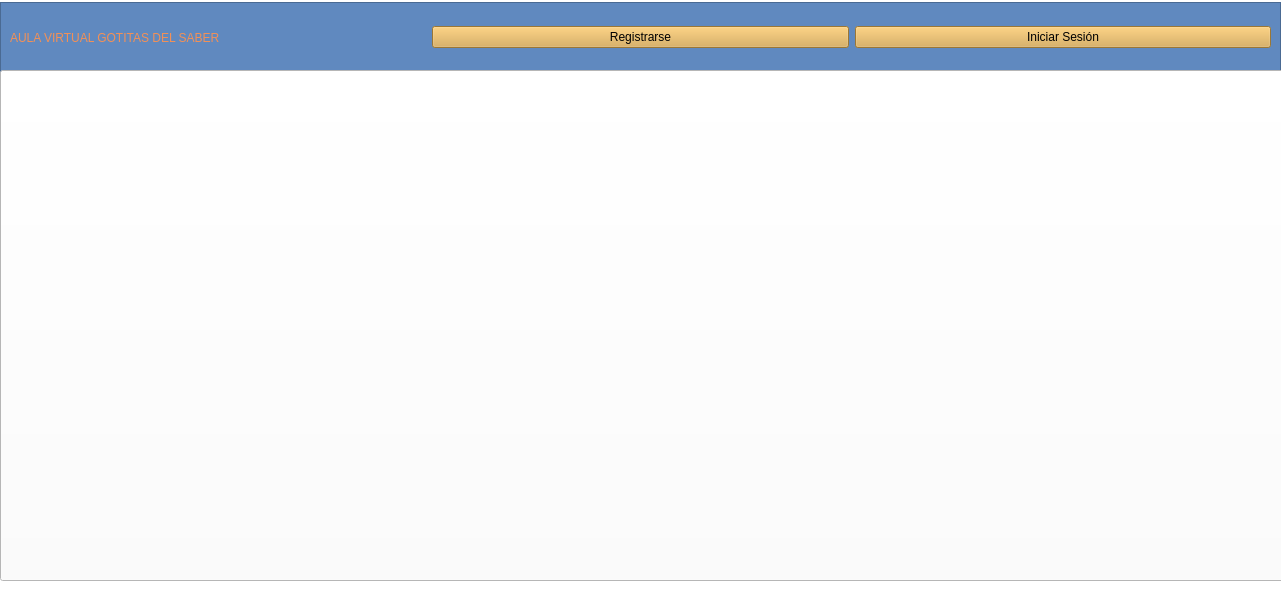
<?xml version="1.0" encoding="UTF-8"?>
<ui version="4.0">
 <class>MainWindow</class>
 <widget class="QMainWindow" name="MainWindow">
  <property name="geometry">
   <rect>
    <x>0</x>
    <y>0</y>
    <width>1281</width>
    <height>599</height>
   </rect>
  </property>
  <property name="windowTitle">
   <string>MainWindow</string>
  </property>
  <property name="styleSheet">
   <string notr="true">background-color: rgb(255, 255, 255);</string>
  </property>
  <widget class="QWidget" name="centralwidget">
   <widget class="QFrame" name="frame">
    <property name="geometry">
     <rect>
      <x>0</x>
      <y>2</y>
      <width>1281</width>
      <height>71</height>
     </rect>
    </property>
    <property name="styleSheet">
     <string notr="true">background-color: rgb(96, 137, 191);</string>
    </property>
    <property name="frameShape">
     <enum>QFrame::StyledPanel</enum>
    </property>
    <property name="frameShadow">
     <enum>QFrame::Raised</enum>
    </property>
    <layout class="QHBoxLayout" name="horizontalLayout">
     <item>
      <widget class="QLabel" name="label">
       <property name="styleSheet">
        <string notr="true">font: 700 24pt &quot;Segoe UI&quot;;
color: rgb(242, 144, 87);</string>
       </property>
       <property name="text">
        <string>AULA VIRTUAL GOTITAS DEL SABER </string>
       </property>
      </widget>
     </item>
     <item>
      <widget class="QPushButton" name="botonRegistro">
       <property name="styleSheet">
        <string notr="true">background-color: rgb(217, 167, 74);
font: 700 12pt &quot;Segoe UI&quot;;</string>
       </property>
       <property name="text">
        <string>Registrarse</string>
       </property>
      </widget>
     </item>
     <item>
      <widget class="QPushButton" name="botonInicioSesion">
       <property name="styleSheet">
        <string notr="true">background-color: rgb(217, 167, 74);
font: 700 12pt &quot;Segoe UI&quot;;</string>
       </property>
       <property name="text">
        <string>Iniciar Sesión</string>
       </property>
      </widget>
     </item>
    </layout>
   </widget>
   <widget class="QPushButton" name="pushButton">
    <property name="geometry">
     <rect>
      <x>0</x>
      <y>70</y>
      <width>1291</width>
      <height>511</height>
     </rect>
    </property>
    <property name="text">
     <string/>
    </property>
    <property name="icon">
     <iconset>
      <normaloff>img/Logo.png</normaloff>img/Logo.png</iconset>
    </property>
    <property name="iconSize">
     <size>
      <width>1000</width>
      <height>1000</height>
     </size>
    </property>
   </widget>
  </widget>
 </widget>
 <resources>
  <include location="img/imagen.qrc"/>
  <include location="img/imagen.qrc"/>
  <include location="img/imagen.qrc"/>
 </resources>
 <connections/>
</ui>
